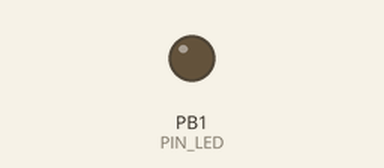
Recording of a sketch running on a simulated ATtiny85, built with avr-gcc and run on an emulated ATtiny85. On the bench: output pins drawn as LEDs (lit = HIGH). Sleep ends after the set time or at an interrupt; no radio packets arrive unless stated.

Above: at 22.8 s.
At 41.49 s:
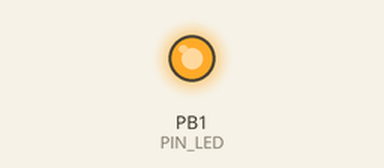
Timing chart, 0 to 51.9 s (numbered marks = the images above):
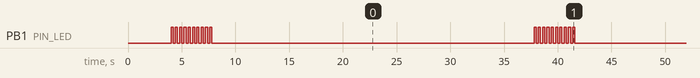

Measured:
- by itself, PB1 (PIN_LED): repeats every 33.8 s: 8 × (HIGH 0.20 s, LOW 0.20 s), HIGH 0.20 s, LOW 30.0 s, HIGH 0.20 s, LOW 0.20 s
- by itself, everything shown: repeats every 33.8 s, in 20 steps

The sketch:

attiny_collar.ino
```cpp
#include <avr/wdt.h>
#include <avr/sleep.h>
#include <avr/interrupt.h>
#include "RF24.h"

#define adc_disable() (ADCSRA &= ~(1<<ADEN)) // disable ADC (before power-off)
#define adc_enable()  (ADCSRA |=  (1<<ADEN)) // re-enable ADC

#define MAX_CICLOS_SLEEP 30 //se envia un mensaje cada 30 seg
#define PIN_LED 1

//ATtiny85 pins para RF24
// CE and CSN are configurable, specified values for ATtiny85 as connected above
#define CE_PIN 3 // Chip Enable
#define CSN_PIN 4 //Chip Select Not
//#define CSN_PIN 3 // uncomment for ATtiny85 3 pins solution

/* crea la comunicacion por SPI, la libreria maneja el protocolo SPI */
RF24 unRf24(CE_PIN, CSN_PIN); //crea la instancia y la comunicacion por SPI
byte myAddresses[9]="collarRF"; //la direccion de este nodo (transmisor).
byte baseAddresses[7]="baseRF"; //la direccion de la base (receptor)

unsigned long payload = 0; //ver campo porque si esta todo el tiempo prendido! tendrias que mandar la hora o algo
unsigned long intervaloEnvio = 30000 ; // intervalo de envio de la señal en ms

void setup()
{
  indicadorCodigoLed (10,200); //indicamos que se configuro
  configurarDormir();
  configurarRf24();
  pinMode(PIN_LED, OUTPUT);
  indicadorCodigoLed (10,200); //indicamos que se configuro
}

void loop()
{
  enviarMensajeRF24();
  //espera un tiempo antes de enviar otro mensaje
  dormirCiclos(MAX_CICLOS_SLEEP);
  indicadorCodigoLed (10,200); //indicamos que se configuro
}

ISR (WDT_vect) {
  WDTCR |= _BV(WDIE);
  //contadorCiclosEnSleep++;
}

void enviarMensajeRF24(){
  payload++;
  unRf24.write( &payload, sizeof(unsigned long) );
}

void setearTodosPuertosInput(){
    // Power Saving setup
  for (byte i = 0; i < 6; i++) {
    pinMode(i, INPUT);      // Set all ports as INPUT to save energy
    digitalWrite (i, LOW);  //
  }
}

void dormirCiclos(int ciclos){
  //indicadorCodigoLed (2,500); //indicamos que se duerme
  cli();
  for (int i = 0; i < ciclos; i++) {
    sleep_enable();
    sleep_bod_disable();
    sei();
    sleep_cpu();
    sleep_disable();
    //cuando termine de dormir salta a la funcion ISR
  }
  sei();
  //indicadorCodigoLed (15,100); //indicamos que se levanto
}


//funcion que prende y apag el led para informar el funcionamiento
void indicadorCodigoLed(int cantidad, int tiempo) {
  for (int i = 0; i < cantidad; i++)
  {
    digitalWrite(PIN_LED, HIGH);
    delay(tiempo);
    digitalWrite(PIN_LED, LOW);
    delay(tiempo);
  }
}

void configurarDormir(){
  //setearTodosPuertosInput();
  adc_disable();          // Disable Analog-to-Digital Converter

  wdt_reset();            // Watchdog reset
  wdt_enable(WDTO_1S);    // Watchdog enable Options: 15MS, 30MS, 60MS, 120MS, 250MS, 500MS, 1S, 2S, 4S, 8S
  WDTCR |= _BV(WDIE);     // Interrupts watchdog enable
  sei();                  // enable interrupts
  set_sleep_mode(SLEEP_MODE_PWR_DOWN); // Sleep Mode: max
}

void configurarRf24(){
// Setup and configure rf radio
  unRf24.begin(); // Start up the radio
  unRf24.setAutoAck(1); // Ensure autoACK is enabled

  /* setRetries	(	uint8_t 	delay, uint8_t 	count )
		 Parameters
  delay	How long to wait between each retry, in multiples of 250us, max is 15. 0 means 250us, 15 means 4000us.
  count	How many retries before giving up, max 15 */
  unRf24.setRetries(15,15); // define delay max y reintentos max

  unRf24.openWritingPipe(myAddresses); // Write to device address
  //radio.openReadingPipe(1,addresses[0]); // Read on pipe 1 for device address '1Node'
  //unRf24.startListening(); // Start listening
  unRf24.stopListening(); // First, stop listening so we can talk.
}
```
